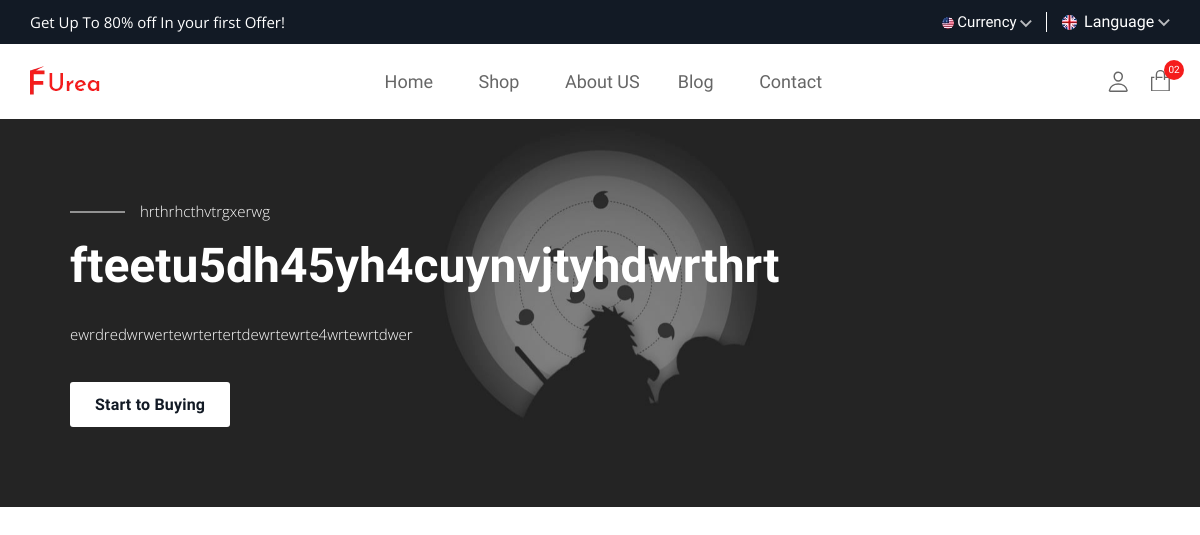
The page / on the database its author committed.
### main/models.py (models this page shows)
class Banner(models.Model):
    title1 = models.CharField(max_length=155)
    title2 = models.CharField(max_length=155)
    title3 = models.CharField(max_length=155)
    image = models.ImageField(upload_to='banner_photo/')

### main/views.py (the view)
# urls.py: path('',index_view, name='index_url'),
def index_view(request):
    context = {
        'banner':Banner.objects.last(),
        'furniture':Furniture.objects.order_by('-id')[:2],
        'item':Items.objects.order_by('-id')[:10],
        'blog':Blog.objects.order_by('-id')[:5],
        'image':Image.objects.order_by('-id')[:8]
    }
    return render(request,'index.html', context)

### template/index.html (shortened to what this page needs)
{% extends 'base.html' %}
{% block content %}
{% load static %}
    </header>
    <main class="main__content_wrapper">
        <section class="hero__slider--section" >
            <div class="hero__slider--inner hero__slider--activation swiper">
                <div class="hero__slider--wrapper swiper-wrapper">
                    <div class="swiper-slide ">
                        <div class="hero__slider--items hero__slider--bg slider1 "style="background-image:url({{ banner.image.url }})">
                            <div class="container-fluid">
                                <div class="hero__slider--items__inner">
                                    <div class="row row-cols-1">
                                        <div class="col">
                                            <div class="slider__content">
                                                <p class="slider__content--desc desc1 text-white mb-15">{{ banner.title1 }}</p>
                                                <h2 class="slider__content--maintitle text-white h1">{{ banner.title2 }} <br>
                                                    </h2>
                                                <p class="slider__content--desc text-white mb-35 d-sm-2-none">{{ banner.title3 }}</p>
                                                <a class="slider__content--btn primary__btn" href="shop">Start to Buying</a>
                                            </div>
                                        </div>
                                    </div>
                                </div>
                            </div>
                        </div>
                    </div>
                </div>
            </div>
        </section>
    </main>
{% endblock %}

### rows shown on the page
Banner: image (picture), title1 "hrthrhcthvtrgxerwg", title2 "fteetu5dh45yh4cuynvjtyhdwrthrt", title3 "ewrdredwrwertewrtertertdewrtewrte4wrtewrtdwer"
